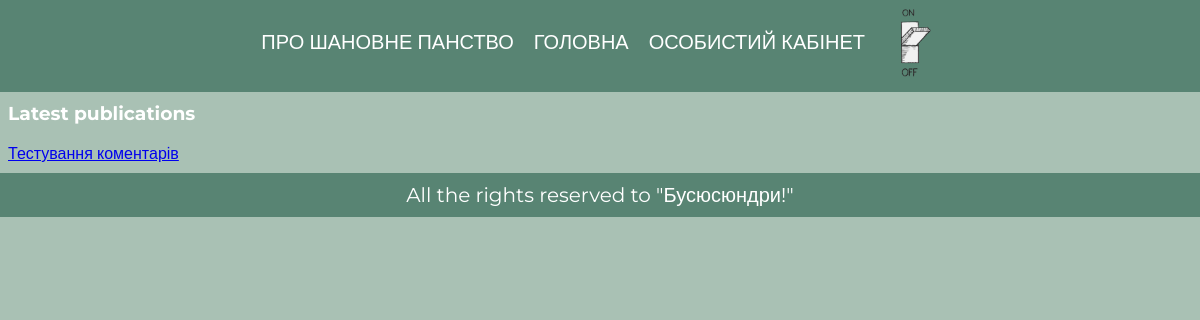
Before: / (signed in) with the older database file.
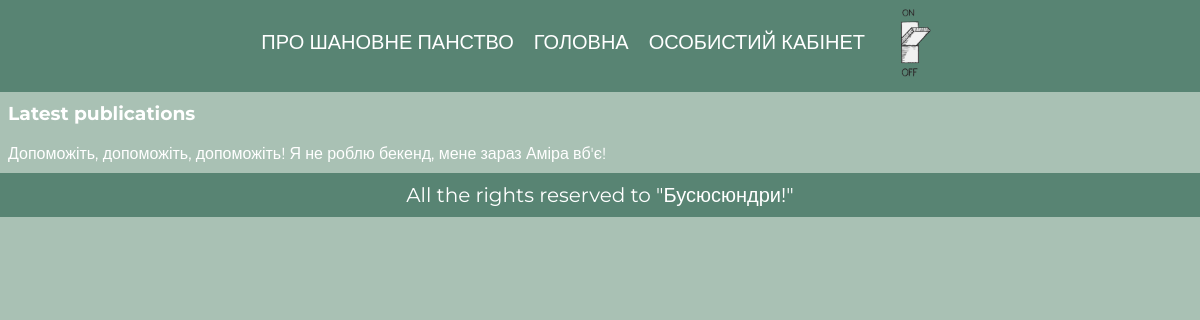
After: the same page with the newer database file.
### app/models.py (models this page shows, shortened)
class Article(models.Model):
    article_title = models.CharField('назва новини', max_length=200)
    article_text = models.TextField('текст новини')
    pub_date = models.DateTimeField('дата публікації')
    class Meta():
      verbose_name = 'Новина'
      verbose_name_plural = 'Новини'

### app/views.py (the view)
# urls.py: path('', views.index, name='Home'),
@login_required
def index(request):
    latest_article_list = Article.objects.order_by('-pub_date')[:5]
    return render(request, 'app/index.html', {'latest_article_list': latest_article_list})

### app/templates/app/index.html (shortened to what this page needs)
{% extends 'app/base.html' %}
{% load static %}
{% block main %}
<section>
  <div class='latest-publications text'>
    <h3 class="latest-publications-h3">Latest publications</h3>
    {% if latest_article_list%}
    {% for a in latest_article_list %}
      <div class=""><a href="/{{a.id}}">{{a.article_title}}</a></div>
    {% endfor %}
  {% else %}
  Допоможіть, допоможіть, допоможіть! Я не роблю бекенд, мене зараз Аміра вб'є!
  {% endif %}
  </div>
</section>
{% endblock %}
{% block footer %}
All the rights reserved to "Бусюсюндри!"
{% endblock %}

### app/templates/app/base.html (shortened to what this page needs)
{% load static %}
<!DOCTYPE html>
<html data-theme="dark">
<head>
  <link rel="stylesheet" href="{% static 'css/detail.css'%}" type="text/css">
  <link rel="stylesheet" href="{% static 'css/styles.css'%}" type="text/css">
</head>
<body>
  <header>
    <nav class="menu">
      <ul>
        <li><a href="{% url 'About' %}">Про Шановне Панство</a>
        </li>
        <li><a href="{% url 'Home' %}">Головна</a></li>
        <li><a href="{% url 'Profile' %}">Особистий кабінет</a></li>
        <li>
          <button id="theme-switcher">
            <img id="theme-image" src="{% static 'img/on.png' %}" alt="Тема">
          </button>
        </li>
      </ul>
    </nav>
  </header>
  <main>
    {% block main %}На жаль, ця сторінка зараз порожня...{% endblock %}
  </main>
  <footer>
    {% block footer %}All the rights reserved to "Бусюсюндри!"{% endblock %}
  </footer>
</body>
</html>

### app/static/css/detail.css (style rules this page uses)
:root { --background-color: #f4f4f4; --text-color: #333; --article-background: #f4f4f4; --article-border: 1px solid #ddd; --article-shadow: 0 0 10px rgba(0, 0, 0, 0.1); --article-title-color: #333; --article-text-color: #555; --pub-date-color: #777; --latest-comments-background: #f4f4f4; --latest-comments-border: 1px solid #ddd; --latest-comments-shadow: 0 0 10px rgba(0, 0, 0, 0.1); --author-name-color: #444; --comment-text-color: #666; --input-element-border: 1px solid #ccc; --input-button-bg: #4CAF50; --input-button-text-color: white; --input-button-hover-bg: #45a049; }

### app/static/css/styles.css (style rules this page uses)
html { height: 100%; width: 100%; overflow-x: hidden; }
body { background-color: var(--background-color); color: var(--text-color); font-family: 'Montserrat', sans-serif; }
footer,header { background-color: var(--header-background-color); padding: 10px; margin: -10px; text-align: center; font-size: 25px; color: var(--header-text-color); }
main { margin-top: 20px; }
footer { margin-top: 10px; font-size: 20px; }
.menu { top: 0; width: 100%; font-size: 20px; margin: 0; padding: 0; list-style-type: none; }
.menu>ul { display: flex; justify-content: center; margin: 0; padding: 0; }
.menu>ul li { position: relative; margin: 0 10px; }
.menu>ul li a { font-size: 20px; text-decoration: none; text-transform: uppercase; transition: all 0.3s ease; color: var(--text-color); padding-top: 22px; display: block; justify-content: center; }
ul, ol, li { list-style-type: none; }
#theme-image { height: calc(820px/12); width: calc(500px/12); }
#theme-switcher { margin-bottom:0px; background: none; border: none; }

Changed rows visible on the page:
removed Article: article_title "Тестування коментарів"
Other visible differences:
text now shown: "Допоможіть, допоможіть, допоможіть! Я не роблю бекенд, мене зараз Аміра вб'є!"
